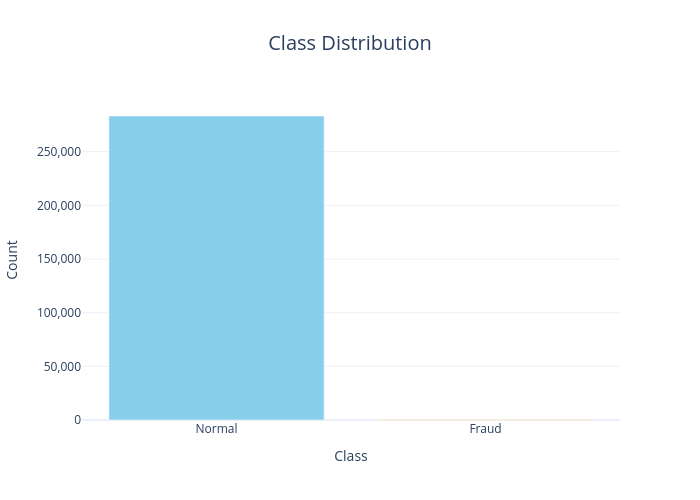

Notebook source saved alongside this figure:
### Markdown cell above
## Explore Data Analysis(EDA)

### Code cell
class_counts = df['Class'].value_counts().sort_index()
class_labels = ['Normal', 'Fraud']
colors = ['skyblue', 'orange']

fig = go.Figure(data=[
    go.Bar(
        x=class_labels,
        y=class_counts.values,
        marker_color=colors,
        text=class_counts.values,
        textposition='none',
        hovertemplate='<b>%{x}</b><br>Count: %{y:,}<extra></extra>'
    )
])

fig.update_layout(
    title={
        'text': 'Class Distribution',
        'x': 0.5,
        'xanchor': 'center',
        'font': {'size': 20}
    },
    xaxis_title='Class',
    yaxis=dict(
        title='Count',
        tickformat=',',   
    ),  
    template='plotly_white',
    width=700,
    height=500,
    showlegend=False
)

fig.show()

### Figure 1 — Plotly figure (JSON) as saved in the notebook; plotly's stock layout.template omitted (floating-point values rounded to 4 significant figures)
{"data": [{"hovertemplate": "<b>%{x}</b><br>Count: %{y:,}<extra></extra>", "marker": {"color": ["skyblue", "orange"]}, "text": [283300.0, 473.0], "textposition": "none", "type": "bar", "x": ["Normal", "Fraud"], "y": [283253, 473]}], "layout": {"height": 500, "showlegend": false, "title": {"font": {"size": 20}, "text": "Class Distribution", "x": 0.5, "xanchor": "center"}, "width": 700, "xaxis": {"title": {"text": "Class"}}, "yaxis": {"tickformat": ",", "title": {"text": "Count"}}}}
